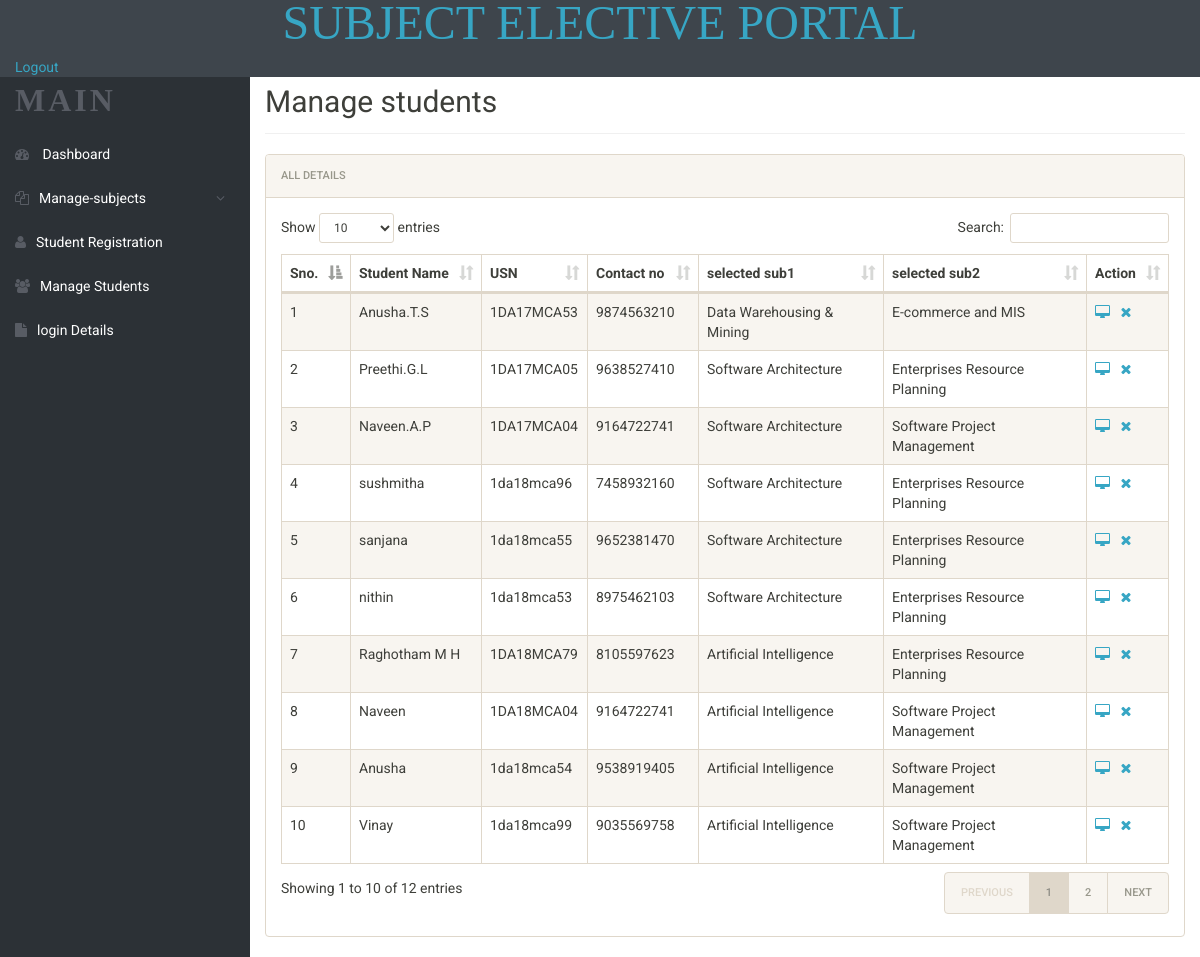
The page /admin/manage-students.php (signed in) on the database its author committed.
### tables this page shows
CREATE TABLE `stdfill` (
  `id` int(11) NOT NULL,
  `ele1` varchar(100) NOT NULL,
  `ele2` varchar(100) NOT NULL,
  `usn` varchar(10) NOT NULL,
  `name` varchar(500) NOT NULL,
  `sem` varchar(250) NOT NULL,
  `contact` bigint(11) NOT NULL,
  `email` varchar(500) NOT NULL,
  `postingDate` timestamp NOT NULL DEFAULT CURRENT_TIMESTAMP,
  `updationDate` varchar(500) NOT NULL
);

### admin/manage-students.php (the view, shortened to what this page needs)
<?php
include('includes/config.php');
?>
<!doctype html>
<html lang="en" class="no-js">
<head>
	<link rel="stylesheet" href="css/font-awesome.min.css">
	<link rel="stylesheet" href="css/bootstrap.min.css">
	<link rel="stylesheet" href="css/dataTables.bootstrap.min.css">
	<link rel="stylesheet" href="css/bootstrap-social.css">
	<link rel="stylesheet" href="css/bootstrap-select.css">
	<link rel="stylesheet" href="css/fileinput.min.css">
	<link rel="stylesheet" href="css/awesome-bootstrap-checkbox.css">
	<link rel="stylesheet" href="css/style.css">
</head>
<body>
	<?php include('includes/header.php');?>
	<div class="ts-main-content">
			<?php include('includes/sidebar.php');?>
		<div class="content-wrapper">
			<div class="container-fluid">
				<div class="row">
					<div class="col-md-12">
						<h2 class="page-title">Manage students</h2>
						<div class="panel panel-default">
							<div class="panel-heading">All Details</div>
							<div class="panel-body">
								<table id="zctb" class="display table table-striped table-bordered table-hover" cellspacing="0" width="100%">
									<thead>
										<tr>
											<th>Sno.</th>
											<th>Student Name</th>
											<th>USN</th>
											<th>Contact no</th>
											<th>selected sub1</th>
											<th>selected sub2</th>
											<th>Action</th>
										</tr>
									</thead>
									<tbody>
<?php
$ret="select * from stdfill";
$stmt= $mysqli->prepare($ret) ;
$stmt->execute() ;
$res=$stmt->get_result();
$cnt=1;
while($row=$res->fetch_object())
	  {
	  	?>
<tr><td><?php echo $cnt;;?></td>
<td><?php echo $row->name;?></td>
<td><?php echo $row->usn;?></td>
<td><?php echo $row->contact;?></td>
<td><?php echo $row->ele1;?></td>
<td><?php echo $row->ele2;?></td>
<td>
<a href="javascript:void(0);"  onClick="popUpWindow('full-profile.php?id=<?php echo $row->id;?>');" title="View Full Details"><i class="fa fa-desktop"></i></a>&nbsp;&nbsp;
<a href="manage-students.php?del=<?php echo $row->id;?>" title="Delete Record" onclick="return confirm("Do you want to delete");"><i class="fa fa-close"></i></a></td>
										</tr>
									<?php
$cnt=$cnt+1;
									 } ?>
									</tbody>
								</table>
							</div>
						</div>
					</div>
				</div>
			</div>
		</div>
	</div>
</body>
</html>

### admin/css/style.css (style rules this page uses)
html { font-size: 14px; }
@media only screen and (min-width: 480px) { html { font-size: 17px; } }
@media only screen and (min-width: 768px) { html { font-size: 14px; } }
body { font-size: 1em; }
a { color: #37a6c4; }
.panel { overflow: hidden; }
.page-title { padding-bottom: 15px; margin-bottom: 20px; border-bottom: 1px solid #f0f0f0; }
.ts-main-content .content-wrapper { padding-top: 15px; margin-top: 10px; }
@media only screen and (min-width: 992px) { .ts-main-content .content-wrapper { margin-left: 250px; } }

### rows shown on the page
stdfill: name "Anusha.T.S", usn "1DA17MCA53", contact "9874563210", ele1 "Data Warehousing & Mining", ele2 "E-commerce and MIS"
stdfill: name "Preethi.G.L", usn "1DA17MCA05", contact "9638527410", ele1 "Software Architecture", ele2 "Enterprises Resource Planning"
stdfill: name "Naveen.A.P", usn "1DA17MCA04", contact "9164722741", ele1 "Software Architecture", ele2 "Software Project Management"
stdfill: name "sushmitha", usn "1da18mca96", contact "7458932160", ele1 "Software Architecture", ele2 "Enterprises Resource Planning"
stdfill: name "sanjana", usn "1da18mca55", contact "9652381470", ele1 "Software Architecture", ele2 "Enterprises Resource Planning"
stdfill: name "nithin", usn "1da18mca53", contact "8975462103", ele1 "Software Architecture", ele2 "Enterprises Resource Planning"
stdfill: name "Raghotham M H", usn "1DA18MCA79", contact "8105597623", ele1 "Artificial Intelligence", ele2 "Enterprises Resource Planning"
stdfill: name "Naveen", usn "1DA18MCA04", contact "9164722741", ele1 "Artificial Intelligence", ele2 "Software Project Management"
stdfill: name "Anusha", usn "1da18mca54", contact "9538919405", ele1 "Artificial Intelligence", ele2 "Software Project Management"
stdfill: name "Vinay", usn "1da18mca99", contact "9035569758", ele1 "Artificial Intelligence", ele2 "Software Project Management"
